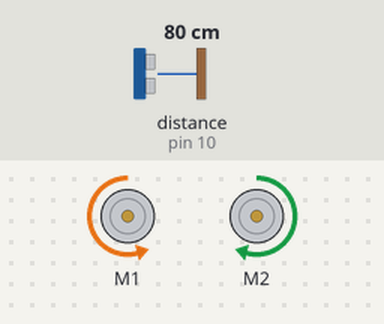
A sketch run on a simulated Arduino Uno, built with avr-gcc and run on an emulated ATmega328P. Parts: 2 × DC motor (green arrow = forward, orange = backward, longer = faster). Wiring (inferred from the names in the program): ultrasonic range finder: trigger pin 9; echo pin 10. Inputs (shaded band) come from the test bench; at power-on: distance to the obstacle (sensor on pin 10) 80 cm. The echo pulse lasts 58.3 µs per cm.

Above: at 6.2 s.
6.3 s: distance to the obstacle (sensor on pin 10) set to 4 cm
7.8 s: distance to the obstacle (sensor on pin 10) set to 2 cm
At 8.6 s:
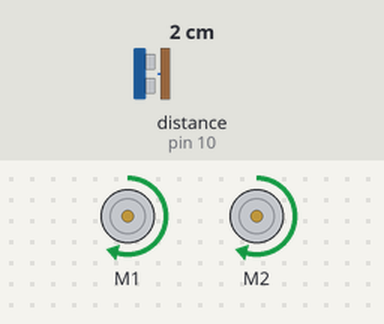
9.5 s: distance to the obstacle (sensor on pin 10) set to 9 cm
At 10.0 s:
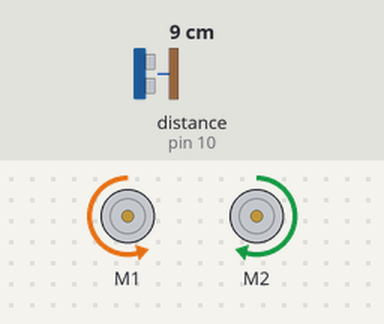
11.0 s: distance to the obstacle (sensor on pin 10) set to 95 cm
12.5 s: distance to the obstacle (sensor on pin 10) set to 103 cm
At 13.8 s:
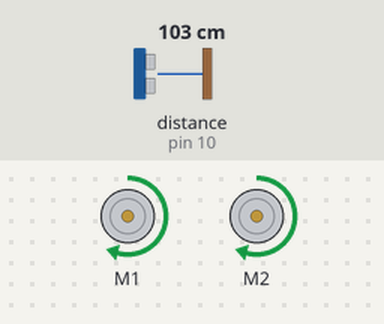
Timing chart, 0 to 15.0 s (numbered marks = the images above; inputs shaded):
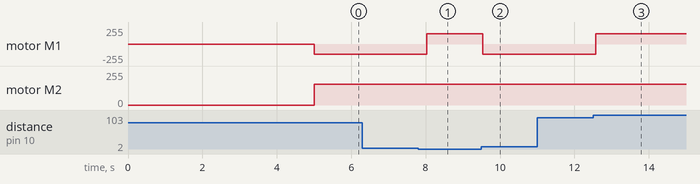

Measured:
- the behaviour switches between 3 and 2 cm on distance to the obstacle (sensor on pin 10) (found by bisection; images 0 and 1)
- the behaviour switches between 99 and 100 cm on distance to the obstacle (sensor on pin 10) (found by bisection; images 2 and 3)
- after the input at 6.3 s, every drawn part: stays the same
- after the input at 7.8 s, motor M1: backward 155/255 → forward 155/255 after 0.23 s
- after the input at 9.5 s, motor M1: forward 155/255 → backward 155/255 at once
- after the input at 11.0 s, every drawn part: stays the same
- after the input at 12.5 s, motor M1: backward 155/255 → forward 155/255 after 0.08 s

The sketch:

Robot_sumo.ino
```cpp
#include <AFMotor.h>    .

AF_DCMotor motor1(1);
AF_DCMotor motor2(2);

int trigPin = 9;
int echoPin = 10;
int avanzar, Distancia;

void plusUltra() {
  digitalWrite(trigPin, LOW);
  delayMicroseconds(10);
  digitalWrite(trigPin, HIGH);
  delayMicroseconds(20);
  digitalWrite(trigPin, LOW);
  avanzar = pulseIn(echoPin, HIGH);
  Distancia =  avanzar / 58;
}

void setup() {
  pinMode(trigPin, OUTPUT);
  pinMode(echoPin, INPUT);
  delay(5000);             // Espera 5 segs
  motor1.setSpeed(155);    // Velocidad de 255 (es la maxima)
  motor1.run(RELEASE);
  motor2.setSpeed(155);    // Velocidad del 2 motor
  motor2.run(RELEASE);

}

void loop() {
  plusUltra();
  if (Distancia > 1 && Distancia < 100) { // distancia entre el oponente y el sensor
    motor1.run(BACKWARD);  //  va para atras y gira para buscar un oponente
    motor2.run(FORWARD);
    delay(300);
  } else {                 // pero si no encuentra un oponente
    motor1.run(FORWARD);   // Si esta entre esa distancia el robot va para adelante
    motor2.run(FORWARD);
    delay(300);
  }
}
```
